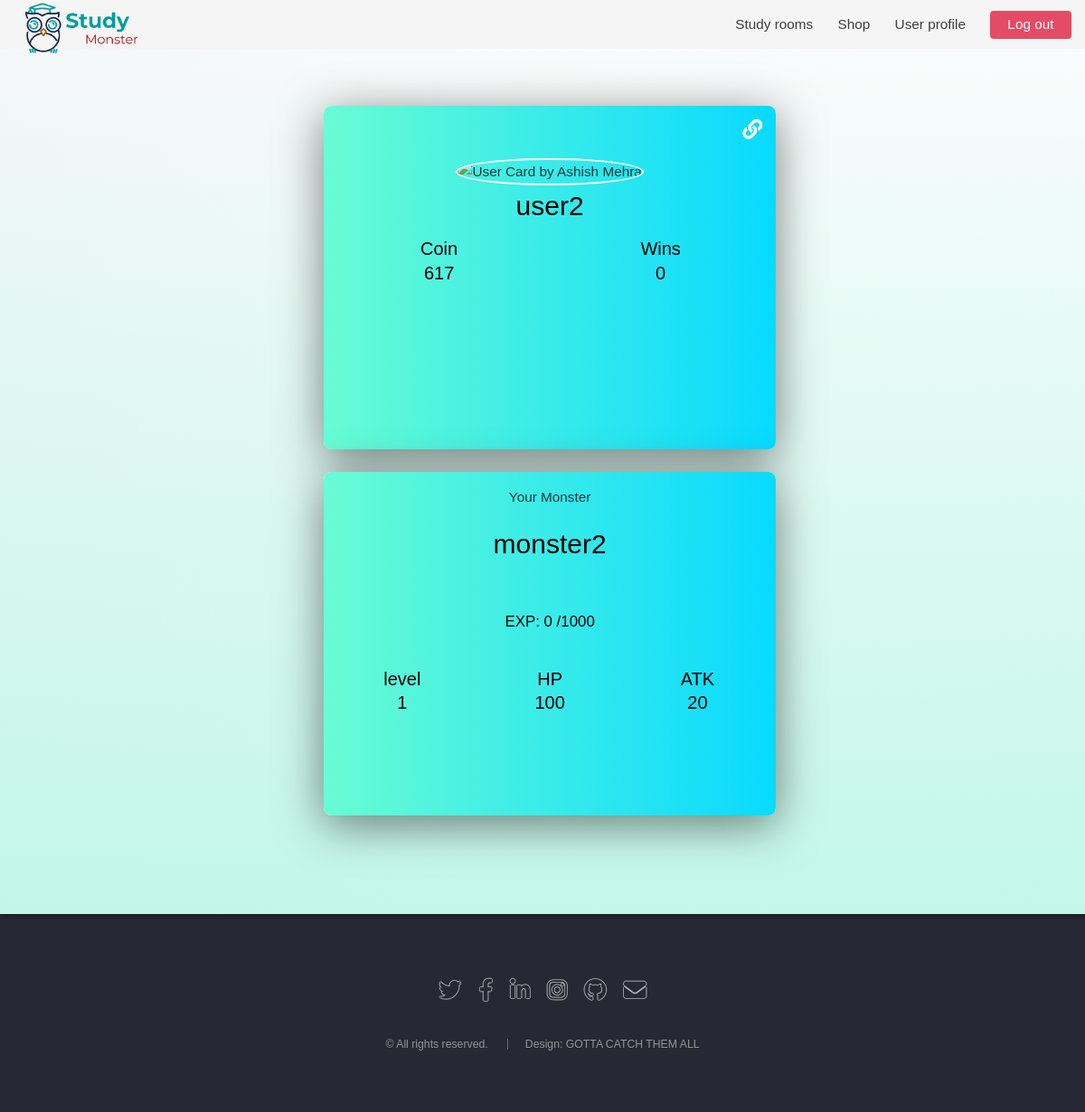
Page /userprofile/ (signed in) on the committed database.
### website/models.py (models this page shows, shortened)
class User(AbstractUser):
    MAX_COINS = 1000
    MAX_PASSWORD_LENGTH = 30
    MAX_USERNAME_LENGTH = 30
    MAX_WINS = 15
    username = models.CharField(unique=True, max_length=MAX_USERNAME_LENGTH)
    password = models.CharField(max_length=MAX_PASSWORD_LENGTH)
    wins = models.IntegerField(default=0, validators=[MaxValueValidator(MAX_WINS),
                                                      MinValueValidator(0)])
    monster = models.OneToOneField(
        Monster, on_delete=models.SET_NULL, default=None, null=True)
    coins = models.IntegerField(default=0, validators=[MaxValueValidator(MAX_COINS),
                                                       MinValueValidator(0)])
    room = models.ForeignKey(
        Room, null=True, on_delete=models.SET_NULL, default=None)
    last_join_time = models.DateTimeField(null=True)
    class Meta:
        app_label = 'website'

class Monster(models.Model):
    MAX_NAME_LENGTH = 30
    MAX_LEVEL = 5
    MAX_HP = 500
    MAX_AP = 100
    MAX_EXP = 1000
    STARTING_HEALTH = MAX_HP / MAX_LEVEL
    STARTING_LEVEL = MAX_LEVEL / MAX_LEVEL
    STARTING_ATTACK = MAX_AP / MAX_LEVEL
    MAX_URL_LENGTH = 200
    name = models.CharField(max_length=MAX_NAME_LENGTH)
    level = models.IntegerField(default=STARTING_LEVEL, validators=[MaxValueValidator(MAX_LEVEL),
                                                                    MinValueValidator(STARTING_LEVEL)])
    health = models.IntegerField(default=STARTING_HEALTH, validators=[MaxValueValidator(MAX_HP),
                                                                      MinValueValidator(0)])
    attack = models.IntegerField(default=STARTING_ATTACK, validators=[MaxValueValidator(MAX_AP),
                                                                      MinValueValidator(STARTING_ATTACK)])
    exp = models.IntegerField(default=0, validators=[MaxValueValidator(MAX_EXP),
                                                     MinValueValidator(0)])
    image = models.CharField(max_length=MAX_URL_LENGTH,blank=True)

### website/views.py (the view)
# urls.py: path('userprofile/', views.userprofile, name='user-profile'),
@login_required
def userprofile(request):
    username = request.user.username
    user = User.objects.get(username=username)
    return render(request, 'user-profile.html', {'monster': user.monster})

### templates/user-profile.html (shortened to what this page needs)
{% extends 'base.html' %}
{% load static %}
{% block css_block %}
<link rel="stylesheet" href="{% static 'assets/css/user.css' %}" />
{% endblock %}
{% block body_block %}
<section id="banner">
	<div class="content">
		<div class="container">
			<div class="card-wrapper">
				<div class="card-front">
					<div class="card-links">
						<span class="fa fa-instagram"></span>
						<span class="fa fa-link"></span>
					</div>
					<div class="card-user">
						<img src="https://unsplash.it/200/200" alt="User Card by Ashish Mehra" />
						<span>{{user.username}}</span>
						<div class="user-info">
							<span>Coin<b>{{user.coins}}</b></span>
							<span>Wins<b>{{user.wins}}</b></span>
						</div>
					</div>
				</div>
				<div class="card-back"></div>
			</div>
			{% if monster %}
			<div class="card-wrapper">
				<div class="card-front">
					<div class="card-links">
						Your Monster
					</div>
					<div class="card-user">
						<span>{{monster.name}}<p></p></span>
						<h4>EXP: {{monster.exp}} /1000</h4>
						<div class="user-info">
							<span>level<b>{{monster.level}}</b></span>
							<span>HP<b>{{monster.health}}</b></span>
							<span>ATK<b>{{monster.attack}}</b></span>
						</div>
					</div>
				</div>
				<div class="card-back"></div>
			</div>
			{% else %}
			<a href="/monster" class="button primary">Choose your monster</a>
			{% endif %}
		</div>
	</div>
</section>
{% endblock %}

### static/assets/css/main.css (style rules this page uses)
html, body, div, span, applet, object, iframe, h1, h2, h3, h4, h5, h6, p, blockquote, pre, a, abbr, acronym, address, big, cite, code, del, dfn, em, img, ins, kbd, q, s, samp, small, strike, strong, sub, sup, tt, var, b, u, i, center, dl, dt, dd, ol, ul, li, fieldset, form, label, legend, table, caption, tbody, tfoot, thead, tr, th, td, article, aside, canvas, details, embed, figure, figcaption, footer, header, hgroup, menu, nav, output, ruby, section, summary, time, mark, audio, video { margin: 0; padding: 0; border: 0; font-size: 100%; font: inherit; vertical-align: baseline; }
article, aside, details, figcaption, figure, footer, header, hgroup, menu, nav, section { display: block; }
body { line-height: 1; }
body { -webkit-text-size-adjust: none; }
html { box-sizing: border-box; }
*, *:before, *:after { box-sizing: inherit; }
html, body { background-image: -webkit-linear-gradient( top, rgba(255, 255, 255, 0.95), rgba(113, 255, 209, 0.95) ), url('images/overlay.png'); }
body, input, select, textarea { color: rgba(0, 0, 0, 0.75); //ziti font-family: 'Roboto', Helvetica, sans-serif; font-size: 15pt; font-weight: 100; line-height: 1.75em; }
strong, b { color: #ffffff; font-weight: 300; }
h1, h2, h3, h4, h5, h6 { color: #000000; font-weight: 300; line-height: 1em; margin: 0 0 1em 0; }
h4 { font-size: 1.1em; line-height: 1.5em; }
body.landing { text-decoration: none; }
body.landing:before { -moz-osx-font-smoothing: grayscale; -webkit-font-smoothing: antialiased; display: inline-block; font-style: normal; font-variant: normal; text-rendering: auto; line-height: 1; text-transform: none !important; font-family: 'Font Awesome 5 Free'; font-weight: 900; }
body.landing:before { -moz-animation: spinner-show 1.5s 1 0.25s ease forwards, spinner-hide 0.25s ease-in-out forwards !important; -webkit-animation: spinner-show 1.5s 1 0.25s ease forwards, spinner-hide 0.25s ease-in-out forwards !important; -ms-animation: spinner-show 1.5s 1 0.25s ease forwards, spinner-hide 0.25s ease-in-out forwards !important; animation: spinner-show 1.5s 1 0.25s ease forwards, spinner-hide 0.25s ease-in-out forwards !important; -moz-transform-origin: 50% 50%; -webkit-transform-origin: 50% 50%; -ms-transform-origin: 50% 50%; transform-origin: 50% 50%; color: rgba(255, 255, 255, 0.15); content: '\f1ce'; cursor: default; display: block; font-size: 2em; height: 2em; left: 50%; line-height: 2em; margin: -1em 0 0 -1em; opacity: 0; position: fixed; text-align: center; top: 50%; width: 2em; z-index: -1; }
body.landing:after { -moz-animation: overlay-hide 1.5s ease-in forwards !important; -webkit-animation: overlay-hide 1.5s ease-in forwards !important; -ms-animation: overlay-hide 1.5s ease-in forwards !important; animation: overlay-hide 0.5s ease-in forwards !important; background: #ffffff; content: ''; display: block; height: 100%; left: 0; opacity: 0; position: fixed; top: 0; width: 100%; z-index: -1; }
#banner { background-attachment: fixed; background-color: #272833; background-image: url('../../images/banner.jpg'); background-position: center center; background-size: cover; box-shadow: 0 0.25em 0.5em 0 rgba(0, 0, 0, 0.25); min-height: 100vh; position: relative; text-align: center; z-index: 21; }
#banner:before { content: ''; display: inline-block; height: 100vh; vertical-align: middle; width: 1%; }
#banner:after { background-image: -moz-linear-gradient( top, rgba(23, 24, 32, 0.95), rgba(23, 24, 32, 0.95) ), url('images/overlay.png'); background-image: -webkit-linear-gradient( top, rgba(255, 255, 255, 0.95), rgba(199, 255, 237, 0.95) ), url('images/overlay.png'); background-image: -ms-linear-gradient( top, rgba(23, 24, 32, 0.95), rgba(23, 24, 32, 0.95) ), url('images/overlay.png'); background-image: linear-gradient( top, rgba(23, 24, 32, 0.95), rgba(23, 24, 32, 0.95) ), url('images/overlay.png'); content: ''; display: block; height: 100%; left: 0; position: absolute; top: 0; width: 100%; }
#banner .content { display: inline-block; max-width: 95%; padding: 6em; position: relative; vertical-align: middle; z-index: 1; }
@media screen and (max-width: 1680px) { body, input, select, textarea { font-size: 13pt; } }
@media screen and (max-width: 1280px) { body, input, select, textarea { font-size: 11.5pt; } }
@media screen and (max-width: 1280px) { #banner .content { padding: 4.5em; } }

### rows in the picture
User: username "user2", coins "617", wins "0"
Monster: name "monster2", exp "0", level "1", health "100", attack "20"
